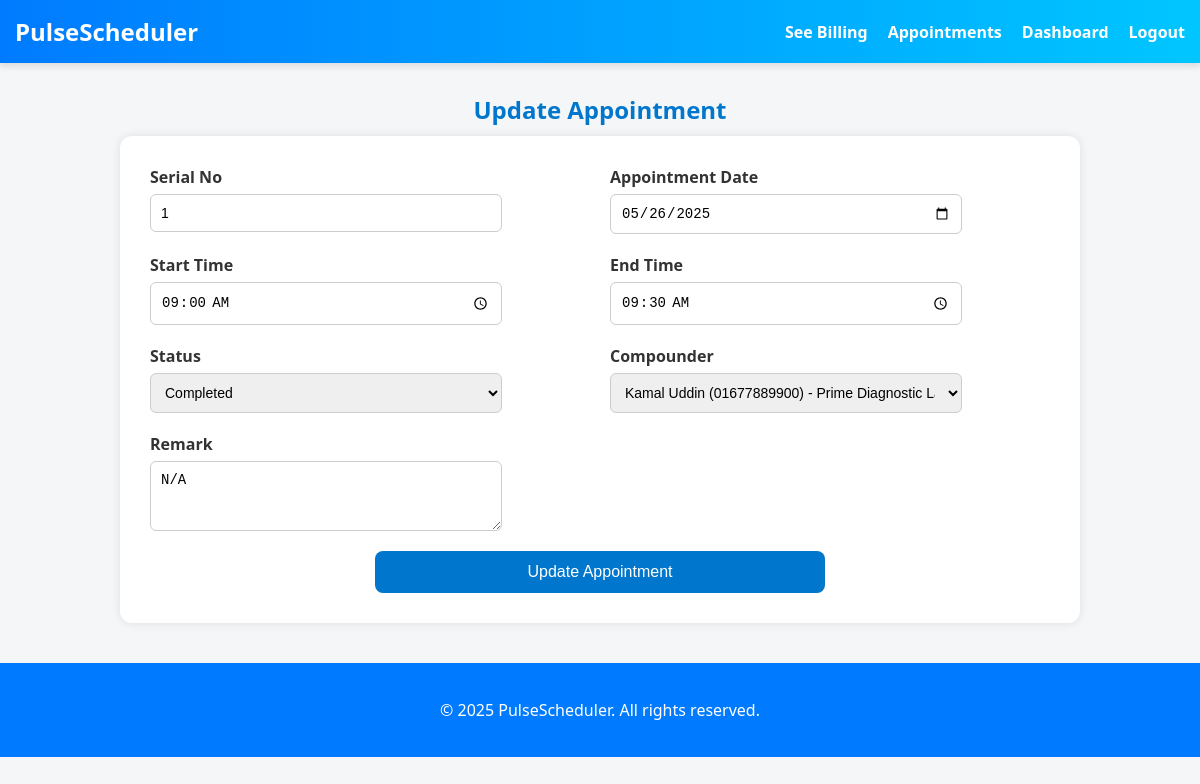
The page /update_appointment.php?appointment_ID=34 (signed in) on the database its author committed.
### tables this page shows
CREATE TABLE IF NOT EXISTS `appointment` (
  `appointment_ID` int NOT NULL AUTO_INCREMENT,
  `user_ID` int DEFAULT NULL,
  `doctor_ID` int DEFAULT NULL,
  `compounder_ID` int DEFAULT NULL,
  `chamber_ID` int DEFAULT NULL,
  `serial_no` int DEFAULT NULL,
  `appointment_date` date DEFAULT NULL,
  `appointment_start_time` time DEFAULT NULL,
  `appointment_end_time` time DEFAULT NULL,
  `status` enum('Scheduled','Completed','Cancelled') DEFAULT NULL,
  `remark` text,
  `sch_id` int DEFAULT NULL,
  PRIMARY KEY (`appointment_ID`),
  KEY `user_ID` (`user_ID`),
  KEY `doctor_ID` (`doctor_ID`),
  KEY `compounder_ID` (`compounder_ID`),
  KEY `chamber_ID` (`chamber_ID`),
  KEY `fk_schid` (`sch_id`)
);

CREATE TABLE IF NOT EXISTS `compounder` (
  `user_ID` int NOT NULL,
  `qualification` text,
  `chamber_ID` int DEFAULT NULL,
  PRIMARY KEY (`user_ID`),
  KEY `fk_chamber` (`chamber_ID`)
);

CREATE TABLE IF NOT EXISTS `systemuser` (
  `user_ID` int NOT NULL AUTO_INCREMENT,
  `user_name` varchar(250) NOT NULL,
  `user_password` varchar(250) NOT NULL,
  `full_name` varchar(250) DEFAULT NULL,
  `birth_certificate_number` char(17) DEFAULT NULL,
  `gender` enum('Male','Female','Other') DEFAULT NULL,
  `photo` text,
  `birth_day` date DEFAULT NULL,
  `blood_group` enum('A+','A-','B+','B-','O+','O-','AB+','AB-','Other') DEFAULT NULL,
  `medical_history` text,
  `role` enum('User','Admin','Head') DEFAULT 'User',
  PRIMARY KEY (`user_ID`),
  UNIQUE KEY `birth_cirtificate_number` (`birth_certificate_number`)
);

### update_appointment.php (the view, shortened to what this page needs)
<?php
require_once 'db.php';
$appointment_ID = intval($_GET['appointment_ID']);
$stmt = $conn->prepare("SELECT * FROM appointment WHERE appointment_ID = ?");
$stmt->bind_param("i", $appointment_ID);
$stmt->execute();
$result = $stmt->get_result();
$appointment = $result->fetch_assoc();
$doctor_ID = $appointment['doctor_ID'];
$query = "
    SELECT cu.user_ID, su.full_name,
           GROUP_CONCAT(DISTINCT up.phone ORDER BY up.phone SEPARATOR ', ') AS phones,
           c.chamber_name,
           CONCAT_WS(', ', ca.house_no, ca.road, ca.area, ca.thana, ca.district, ca.division, ca.postal_code) AS full_address
    FROM works_for wf
    JOIN compounder cu ON wf.compounder_ID = cu.user_ID
    JOIN systemuser su ON cu.user_ID = su.user_ID
    LEFT JOIN user_phone up ON cu.user_ID = up.user_ID
    LEFT JOIN chamber c ON cu.chamber_ID = c.chamber_ID
    LEFT JOIN chamber_address ca ON c.chamber_ID = ca.chamber_ID
    WHERE wf.doctor_ID = ?
    GROUP BY cu.user_ID
";
$stmt = $conn->prepare($query);
$stmt->bind_param("i", $doctor_ID);
$stmt->execute();
$compounders = $stmt->get_result();
?>
<!DOCTYPE html>
<html lang="en">
<head>
</head>
<body>
<header>
    <nav>
        <div class="logo">
            <h1>PulseScheduler</h1>
        </div>
        <ul class="nav-links">
            <li><a href="manage_billing.php">See Billing</a></li>
            <li><a href="manage_appointment.php">Appointments</a></li>
            <li><a href="manage_doctor_profile.php">Dashboard</a></li>
            <li><a href="logout.php">Logout</a></li>
        </ul>
    </nav>
</header>
<h2>Update Appointment</h2>
<form method="post">
    <div class="form-group">
        <label for="serial_no">Serial No</label>
        <input type="number" name="serial_no" value="<?= htmlspecialchars($appointment['serial_no']) ?>" required>
    </div>
    <div class="form-group">
        <label for="appointment_date">Appointment Date</label>
        <input type="date" name="appointment_date" value="<?= htmlspecialchars($appointment['appointment_date']) ?>" required>
    </div>
    <div class="form-group">
        <label for="appointment_start_time">Start Time</label>
        <input type="time" name="appointment_start_time" value="<?= htmlspecialchars($appointment['appointment_start_time']) ?>" required>
    </div>
    <div class="form-group">
        <label for="appointment_end_time">End Time</label>
        <input type="time" name="appointment_end_time" value="<?= htmlspecialchars($appointment['appointment_end_time']) ?>" required>
    </div>
    <div class="form-group">
        <label for="status">Status</label>
        <select name="status">
            <option value="Completed" <?= $appointment['status'] === 'Completed' ? 'selected' : '' ?>>Completed</option>
        </select>
    </div>
    <div class="form-group">
        <label for="compounder_ID">Compounder</label>
        <select name="compounder_ID">
            <?php while ($c = $compounders->fetch_assoc()): ?>
                <option value="<?= $c['user_ID'] ?>" <?= $c['user_ID'] == $appointment['compounder_ID'] ? 'selected' : '' ?>>
                    <?= htmlspecialchars($c['full_name']) ?> (<?= $c['phones'] ?>) - <?= htmlspecialchars($c['chamber_name']??'N/A') ?>, <?= htmlspecialchars($c['full_address']??'N/A') ?>
                </option>
            <?php endwhile; ?>
        </select>
    </div>
    <div class="form-group half-width">
        <label for="remark">Remark</label>
        <textarea name="remark" rows="3"><?= htmlspecialchars($appointment['remark'] ?? "N/A") ?></textarea>
    </div>
    <div class="form-group full-width">
        <input type="submit" value="Update Appointment">
    </div>
</form>
<footer>
    <p>&copy; <?= date("Y") ?> PulseScheduler. All rights reserved.</p>
</footer>
</body>
</html>

### update_appointment.php (style rules this page uses)
body { font-family: "Segoe UI", sans-serif; background-color: #f4f6f8; margin: 0; padding: 0; color: #333; }
header { background: linear-gradient(90deg, #007BFF, #00C6FF); color: white; box-shadow: 0 4px 6px rgba(0, 0, 0, 0.1); }
nav { display: flex; justify-content: space-between; align-items: center; max-width: 1200px; margin: 0 auto; padding: 15px 15px; }
.logo h1 { font-size: 1.5rem; margin: 0; }
.nav-links { list-style: none; display: flex; gap: 20px; margin: 0; padding: 0; }
.nav-links a { color: white; text-decoration: none; font-weight: bold; font-size: 1em; transition: color 0.3s ease; }
h2 { text-align: center; margin: 30px 0 10px; color: #0077cc; }
form { background-color: #fff; max-width: 900px; margin: 0 auto 40px; padding: 30px; border-radius: 12px; box-shadow: 0 0 10px rgba(0, 0, 0, 0.1); display: grid; grid-template-columns: 1fr 1fr; gap: 20px; }
.form-group { display: flex; flex-direction: column; }
label { font-weight: bold; margin-bottom: 6px; }
input[type="text"], input[type="date"], input[type="time"], input[type="number"], select, textarea { padding: 10px; border: 1px solid #ccc; border-radius: 6px; font-size: 14px; box-sizing: border-box; width: 80%; }
textarea { resize: vertical; }
.form-group.full-width { grid-column: span 2; display: flex; justify-content: center; }
input[type="submit"] { background-color: #0077cc; color: white; padding: 12px 20px; border: none; border-radius: 8px; cursor: pointer; font-size: 16px; width: 50%; margin: 0 auto; display: block; }
footer { background-color: #007bff; color: white; text-align: center; padding: 20px 0; margin-top: auto; }

### rows shown on the page
appointment: serial_no "1", appointment_date "05/26/2025", appointment_start_time "09:00:00", appointment_end_time "09:30:00", status "Completed", compounder_ID "Kamal Uddin (01677889900) - Prime Diagnostic Lab & Imaging , 32, Majid Saroni, Sonadanga, Sonadanga, Khulna, Khulna, 9000", remark "N/A"
